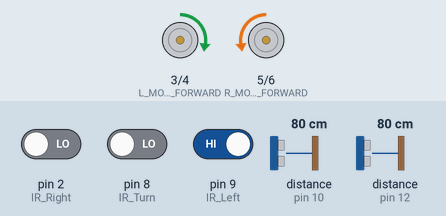
A sketch run on a simulated Arduino Uno, built with avr-gcc and run on an emulated ATmega328P. Shown: motor-driver pin pairs drawn as motors (green arrow = first pin HIGH = forward, orange = second pin HIGH = backward, longer = more drive). Inputs (shaded band) come from the test bench; at power-on: distance to the obstacle (sensors on pin 10, pin 12) 80 cm, pin 2 (IR_Right) LOW, pin 9 (IR_Left) HIGH, pin 8 (IR_Turn) LOW. The echo pulse lasts 58.3 µs per cm.

Above: at 6.2 s.
6.3 s: distance to the obstacle (sensor on pin 10) set to 4 cm
7.8 s: distance to the obstacle (sensor on pin 12) set to 2 cm
At 8.6 s:
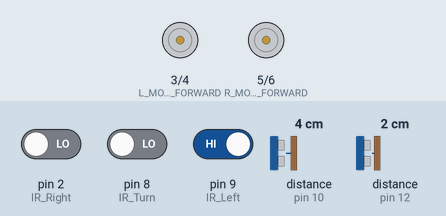
10.8 s: distance to the obstacle (sensor on pin 10) set to 35 cm
At 10.85 s:
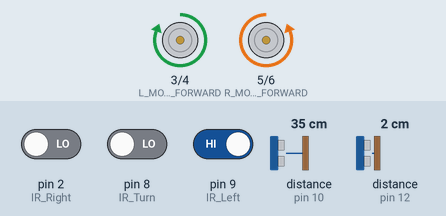
13.8 s: pin 2 (IR_Right) driven HIGH
At 14.61 s:
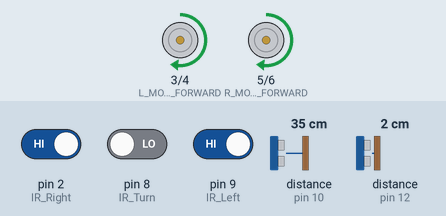
16.8 s: pin 9 (IR_Left) driven LOW
At 19.16 s:
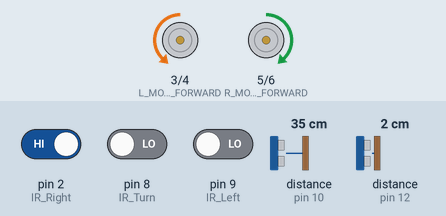
19.8 s: pin 8 (IR_Turn) driven HIGH
Timing chart, 0 to 23.8 s (numbered marks = the images above; inputs shaded):
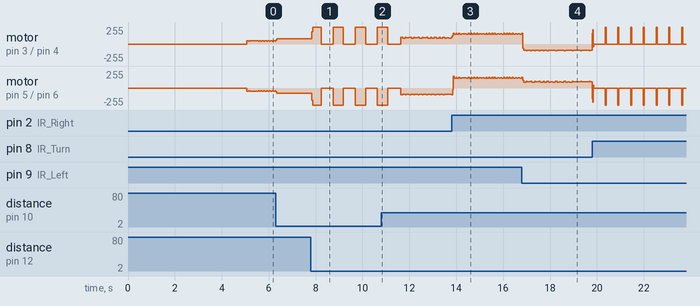

The sketch:

sketch_dec02a.ino
```cpp
#include <NewPing.h>

// Pin Inputs
const int L_MOTOR_FORWARD = 3;
const int L_MOTOR_BACKWARD = 4;
const int R_MOTOR_FORWARD = 5;
const int R_MOTOR_BACKWARD = 6;
const int IR_Right = 2;
const int IR_Left = 9;
const int IR_Turn = 8;
const int Trig_Left = 13;
const int Echo_Left = 12;
const int Trig_Middle = 11;
const int Echo_Middle = 10;

NewPing sonarLeft(Trig_Left, Echo_Left, 50);
NewPing sonarMiddle(Trig_Middle, Echo_Middle, 100);

// Constant variables
const int wall_dist = 20;
const int NINE_DEG = 125;
const int ONE_EIGHT_DEG = 300;

int status_Left = 0;
int status_Right = 0;
int status_Turn = 0;

int distance_Left = 0;
int distance_Middle = 0;
int right_check = 0;

// motor positions
void stopMoving(){
  digitalWrite(L_MOTOR_FORWARD, LOW);
  digitalWrite(L_MOTOR_BACKWARD, LOW);
  digitalWrite(R_MOTOR_FORWARD, LOW);
  digitalWrite(R_MOTOR_BACKWARD, LOW);
}
void moveForward(){
  digitalWrite(L_MOTOR_FORWARD, HIGH);
  digitalWrite(L_MOTOR_BACKWARD, LOW);
  digitalWrite(R_MOTOR_FORWARD, HIGH);
  digitalWrite(R_MOTOR_BACKWARD, LOW);
}
void moveBackward(){
  digitalWrite(L_MOTOR_FORWARD, LOW);
  digitalWrite(L_MOTOR_BACKWARD, HIGH);
  digitalWrite(R_MOTOR_FORWARD, LOW);
  digitalWrite(R_MOTOR_BACKWARD, HIGH);
}
void turnRight(){
  digitalWrite(L_MOTOR_FORWARD, LOW);
  digitalWrite(L_MOTOR_BACKWARD, HIGH);
  digitalWrite(R_MOTOR_FORWARD, HIGH);
  digitalWrite(R_MOTOR_BACKWARD, LOW);
}
void turnLeft(){
  digitalWrite(L_MOTOR_FORWARD, HIGH);
  digitalWrite(L_MOTOR_BACKWARD, LOW);
  digitalWrite(R_MOTOR_BACKWARD, LOW);
  digitalWrite(R_MOTOR_BACKWARD, HIGH);
}
void spinOut(){
  digitalWrite(L_MOTOR_FORWARD, HIGH);
  digitalWrite(L_MOTOR_BACKWARD, LOW);
  digitalWrite(R_MOTOR_BACKWARD, LOW);
  digitalWrite(R_MOTOR_BACKWARD, HIGH);
  delay(1000000000000);
}

void IR_get_data(){
  status_Left = digitalRead(IR_Left);
  status_Right = digitalRead(IR_Right);
  status_Turn = digitalRead(IR_Turn);
}

void setup() {
  //Serial.begin(9600);
  // Pin Setup
  pinMode (L_MOTOR_FORWARD, OUTPUT);
  pinMode (L_MOTOR_BACKWARD, OUTPUT);
  pinMode (R_MOTOR_FORWARD, OUTPUT);
  pinMode (R_MOTOR_BACKWARD, OUTPUT);
  pinMode (IR_Right, INPUT);
  pinMode (IR_Left, INPUT);
  pinMode (IR_Turn, INPUT);

// 5 second pause
  stopMoving();
  delay(5000);

  }


int timer = 0;

void loop() {

  IR_get_data();

  if (timer % 300 == 0){
  distance_Left = (sonarLeft.ping_cm());
  distance_Middle = (sonarMiddle.ping_cm());}
  //Serial.println(distance_Middle);

  // turn 180 no more path
  if (((distance_Middle <= 25) && (distance_Middle > 0)) && ((distance_Left < 15) && (distance_Left > 0))) {
    //spinOut();
    // turn the first 90
    turnLeft();
    delay(340);
    moveForward;
    delay(100);
    stopMoving();
    delay(500);
    right_check = (sonarLeft.ping_cm());
    if ((right_check >= 12 || right_check == 0)) {
      turnLeft();
      delay(200);
      stopMoving();
      delay(500);
    }
  }

  // Turn 90deg left   there is an open path
  else if (status_Turn == 1 && (distance_Left >= 15 || distance_Left == 0)) {
    //spinOut();
    // turn the first 90
    turnLeft();
    delay(100);
    stopMoving();
    delay(500);
  }

  // Drive on the Line
  // Center to the right

    else if (status_Left == 0 && status_Right == 1 && status_Turn == 0) {
    turnRight();
    delay(2);
    stopMoving();
    delay(.25);
    }
// center to the left
  else if (status_Left == 1 && status_Right == 0 && status_Turn == 0) {
    turnLeft();
    delay(2);
    stopMoving();
    delay(.25);
    }

  // else drive forwards
  else if (((status_Left == 0 && status_Right == 0) || (status_Left == 1 && status_Right == 1)) && (distance_Middle >= 10 || distance_Middle < 4) && (status_Turn == 0 || distance_Left < 15)){

      moveForward();
      delay(5);
      stopMoving();
      delay(.25);

    if (status_Turn == 1 && distance_Left < 15){
      moveForward();
      delay(5);
      stopMoving();
      delay(.25);

    }
  }
  else {
    turnLeft();
    delay(40);
    stopMoving();
    delay(500);
  }
}
```

Measured:
- after the input at 7.8 s, motor on pin 3 (L_MOTOR_FORWARD) / pin 4 (L_MOTOR_BACKWARD): alternates forward 255/255 for 0.44 s and stopped for 0.50 s, starting at once; motor on pin 5 (R_MOTOR_FORWARD) / pin 6 (R_MOTOR_BACKWARD): alternates backward 255/255 for 0.44 s and stopped for 0.50 s, starting at once
